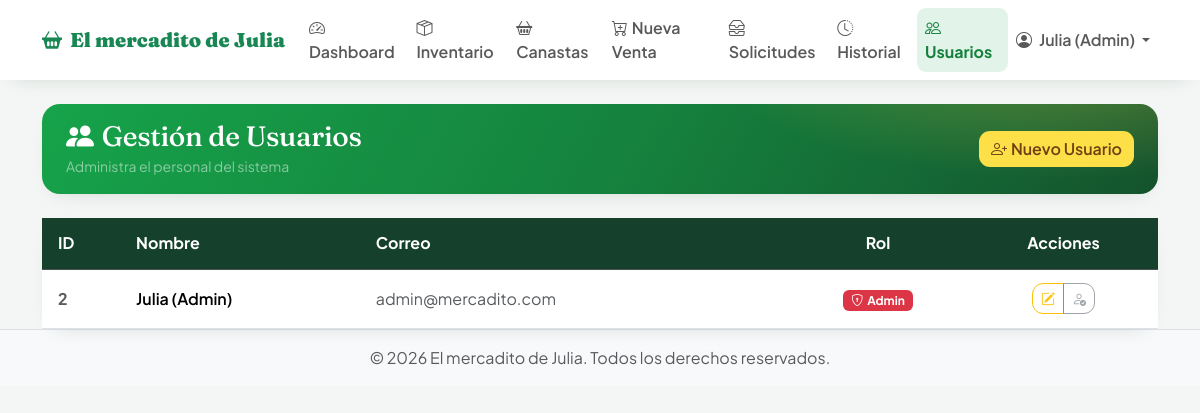
Screenshot of /modulos/usuarios/index.php (signed in) with the database file from the repository.
### tables this page shows
CREATE TABLE `usuarios` (
  `id` int(11) NOT NULL AUTO_INCREMENT,
  `nombre` varchar(100) NOT NULL,
  `correo` varchar(100) NOT NULL,
  `password` varchar(255) NOT NULL,
  `rol` varchar(20) NOT NULL DEFAULT 'vendedor',
  `creado_en` timestamp NOT NULL DEFAULT current_timestamp(),
  PRIMARY KEY (`id`),
  UNIQUE KEY `correo` (`correo`)
);

### modulos/usuarios/index.php (the view, shortened to what this page needs)
<?php
require_once '../../config/conexion.php';
try {
    $usuarios = $pdo->query(
        "SELECT id, nombre, correo, rol FROM usuarios ORDER BY nombre ASC"
    )->fetchAll();
} catch (\PDOException $e) {
    morir_con_error('usuarios.listar', $e);
}
require_once '../../includes/header.php';
?>
<div class="card shadow-sm border-0">
    <div class="card-body p-0">
        <div class="table-responsive">
            <table class="table table-hover align-middle mb-0">
                <thead class="table-dark">
                    <tr>
                        <th class="ps-3">ID</th>
                        <th>Nombre</th>
                        <th>Correo</th>
                        <th class="text-center">Rol</th>
                        <th class="text-center">Acciones</th>
                    </tr>
                </thead>
                <tbody>
                    <?php foreach ($usuarios as $u): ?>
                        <tr>
                            <td class="ps-3 text-muted fw-bold"><?= $u['id']; ?></td>
                            <td class="fw-semibold"><?= htmlspecialchars($u['nombre']); ?></td>
                            <td class="text-muted"><?= htmlspecialchars($u['correo']); ?></td>
                            <td class="text-center">
                                <?php if ($u['rol'] === 'admin'): ?>
                                    <span class="badge bg-danger"><i class="bi bi-shield-lock me-1"></i>Admin</span>
                                <?php else: ?>
                                    <span class="badge bg-secondary">Vendedor</span>
                                <?php endif; ?>
                            </td>
                            <td class="text-center">
                                <div class="btn-group" role="group">
                                    <a href="editar.php?id=<?= $u['id']; ?>" class="btn btn-sm btn-outline-warning" title="Editar">
                                        <i class="bi bi-pencil-square"></i>
                                    </a>
                                    <?php if ($u['id'] != $_SESSION['usuario_id']): ?>
                                        <form method="POST" action="eliminar.php" class="d-inline"
                                              data-confirm="¿Eliminar al usuario «<?= htmlspecialchars($u['nombre'], ENT_QUOTES); ?>»?"
                                              data-confirm-btn="Sí, eliminar">
                                            <input type="hidden" name="id" value="<?= $u['id']; ?>">
                                            <?= csrf_field(); ?>
                                            <button type="submit" class="btn btn-sm btn-outline-danger" title="Eliminar">
                                                <i class="bi bi-trash"></i>
                                            </button>
                                        </form>
                                    <?php else: ?>
                                        <button class="btn btn-sm btn-outline-secondary" disabled title="No puedes eliminarte a ti mismo">
                                            <i class="bi bi-person-check"></i>
                                        </button>
                                    <?php endif; ?>
                                </div>
                            </td>
                        </tr>
                    <?php endforeach; ?>
                </tbody>
            </table>
        </div>
    </div>
</div>
<?php require_once '../../includes/footer.php'; ?>

### includes/header.php (style rules this page uses)
:root { --jv-green:#16a34a; --jv-green-d:#15803d; --jv-ink:#1f2937; --jv-bg:#f3f6f4; }
body { font-family:'Plus Jakarta Sans',system-ui,sans-serif; background:var(--jv-bg) !important; color:var(--jv-ink); }
.card { border:none; border-radius:18px; }
.shadow-sm { box-shadow:0 8px 22px -14px rgba(16,40,30,.22) !important; }
.btn { border-radius:11px; font-weight:600; }
.table-dark { --bs-table-bg:#15402c; }
.table > :not(caption) > * > * { padding-top:.85rem; padding-bottom:.85rem; }

### rows the page displays
usuarios: id "2", nombre "Julia (Admin)", correo "admin@mercadito.com", rol "admin" (drawn)

### other values shown
$_SESSION['usuario_nombre'] "Julia (Admin)"
$titulo "Gestión de Usuarios"
$subtitulo "Administra el personal del sistema"
$acciones "Nuevo Usuario"
